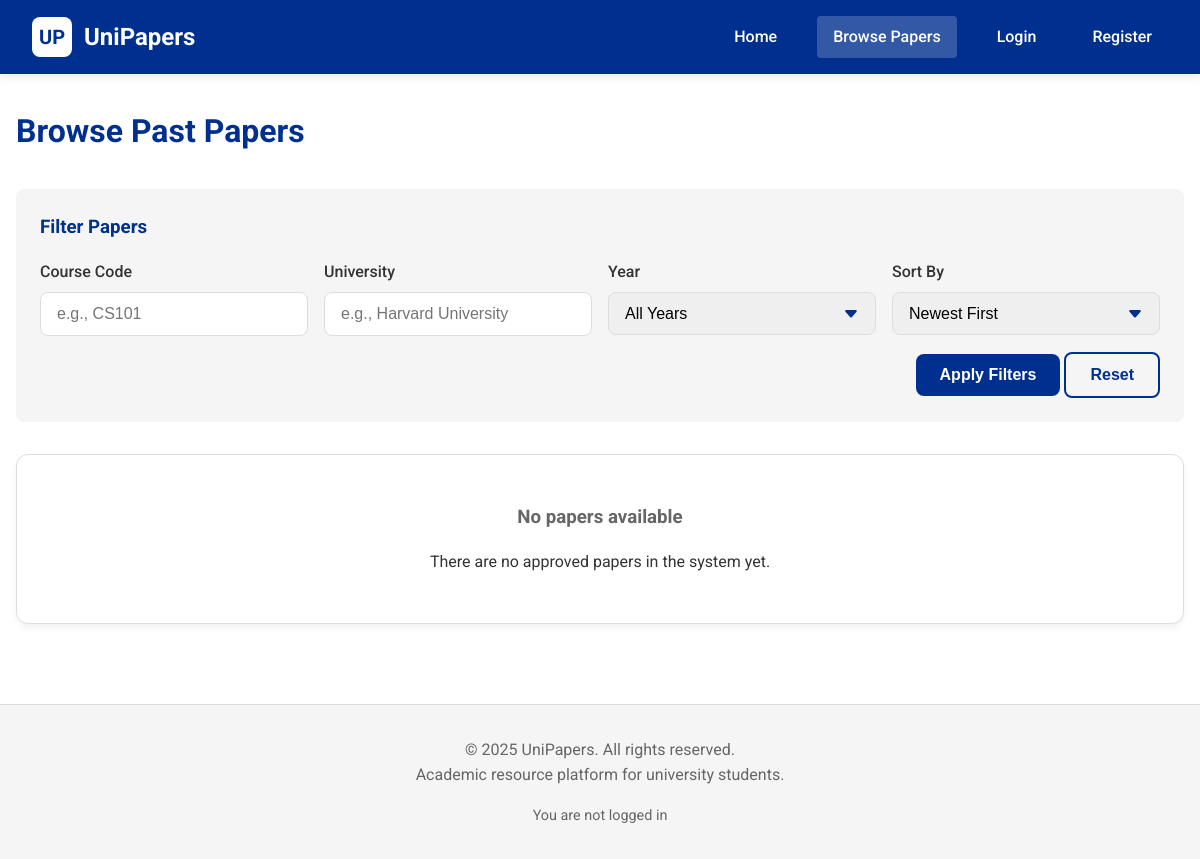
The app's page /browse, older data.
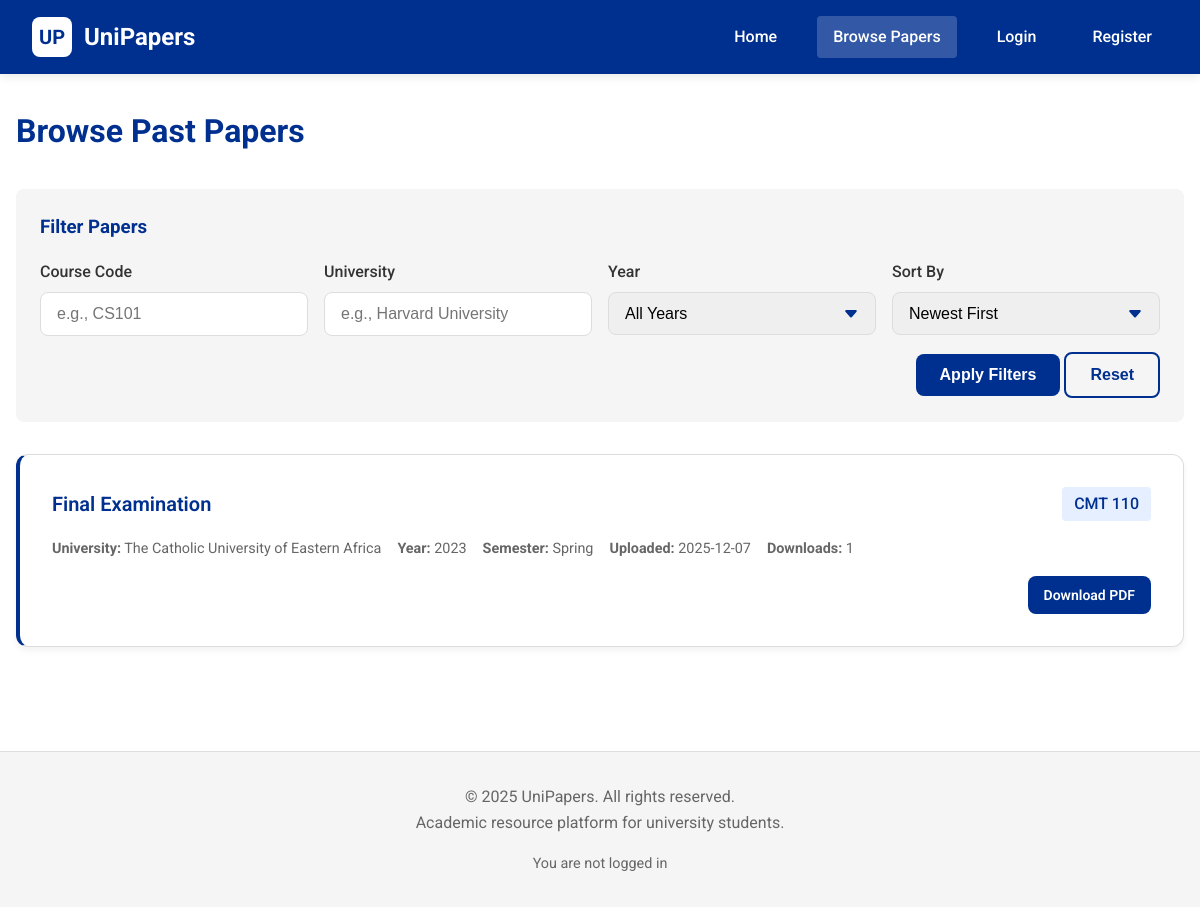
The same page, newer data.
### app.py (models this page shows)
class PastPaper(db.Model):
    id = db.Column(db.Integer, primary_key=True)
    title = db.Column(db.String(200), nullable=False)
    course_code = db.Column(db.String(20), nullable=False)
    course_name = db.Column(db.String(200), nullable=False)
    university = db.Column(db.String(200), nullable=False)
    year = db.Column(db.Integer, nullable=False)
    semester = db.Column(db.String(20))
    filename = db.Column(db.String(300), nullable=False)
    uploader_id = db.Column(db.Integer, db.ForeignKey('user.id'), nullable=False)
    upload_date = db.Column(db.DateTime, default=datetime.utcnow)
    is_approved = db.Column(db.Boolean, default=False)
    downloads = db.Column(db.Integer, default=0)
    rejection_reason = db.Column(db.Text)
    uploader = db.relationship('User', backref=db.backref('papers', lazy=True))

### app.py (the view)
@app.route('/browse')
def browse():
    papers = PastPaper.query.filter_by(is_approved=True).all()
    return render_template('browse.html', papers=papers)

### app.py (called while the page is built)
@app.context_processor
def inject_pending_count():
    if current_user.is_authenticated and current_user.is_admin:
        pending_count = PastPaper.query.filter_by(is_approved=False).count()
        return dict(pending_count=pending_count)
    return dict(pending_count=0)

### templates/browse.html (shortened to what this page needs)
{% extends "base.html" %}
{% block content %}
<h1 style="margin-bottom: 2rem; color: var(--air-force-blue);">Browse Past Papers</h1>
<div class="filters">
    <h3 style="margin-bottom: 1rem; color: var(--air-force-blue);">Filter Papers</h3>
    <div class="filter-grid">
        <div>
            <label class="form-label">Course Code</label>
            <input type="text" id="filter-code" class="form-control" placeholder="e.g., CS101">
        </div>
        <div>
            <label class="form-label">University</label>
            <input type="text" id="filter-university" class="form-control" placeholder="e.g., Harvard University">
        </div>
        <div>
            <label class="form-label">Year</label>
            <select id="filter-year" class="form-control form-select">
                <option value="">All Years</option>
            </select>
        </div>
        <div>
            <label class="form-label">Sort By</label>
            <select id="filter-sort" class="form-control form-select">
                <option value="newest">Newest First</option>
            </select>
        </div>
    </div>
    <div style="margin-top: 1rem; text-align: right;">
        <button onclick="applyFilters()" class="btn btn-primary">Apply Filters</button>
        <button onclick="resetFilters()" class="btn btn-secondary">Reset</button>
    </div>
</div>
<div id="papers-container">
    {% for paper in papers %}
        <div class="card paper-card" data-course="{{ paper.course_code }}" data-university="{{ paper.university }}" data-year="{{ paper.year }}">
            <div class="paper-header">
                <h3 class="paper-title">{{ paper.title }}</h3>
                <span class="paper-code">{{ paper.course_code }}</span>
            </div>
            <div class="paper-meta">
                <span><strong>University:</strong> {{ paper.university }}</span>
                <span><strong>Year:</strong> {{ paper.year }}</span>
                {% if paper.semester %}
                    <span><strong>Semester:</strong> {{ paper.semester }}</span>
                {% endif %}
                <span><strong>Uploaded:</strong> {{ paper.upload_date.strftime('%Y-%m-%d') }}</span>
                <span><strong>Downloads:</strong> {{ paper.downloads }}</span>
            </div>
            <div class="paper-actions">
                <a href="/download/{{ paper.id }}" class="btn btn-primary btn-small">Download PDF</a>
            </div>
        </div>
    {% else %}
        <div class="card" style="text-align: center; padding: 3rem;">
            <h3 style="color: var(--medium-gray); margin-bottom: 1rem;">No papers available</h3>
            <p>There are no approved papers in the system yet.</p>
        </div>
    {% endfor %}
</div>
{% endblock %}

Row changes from the older to the newer data that the page shows:
added PastPaper: title "Final Examination", course_code "CMT 110", university "The Catholic University of Eastern Africa", year "2023", semester "Spring", upload_date "2025-12-07", downloads "1"
Text that changed along with them:
text no longer shown: "No papers available There are no approved papers in the system yet."
